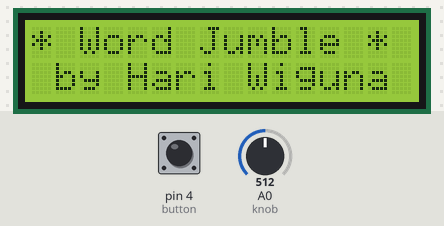
This sketch was run on a simulated Arduino Uno, built with avr-gcc and run on an emulated ATmega328P. Shown: 16×2 character LCD. The inputs (shaded band) are chosen by the test bench; at power-on: pin 4 (button) HIGH, A0 (knob) = 512. Random numbers use the default seed unless the sketch sets one; what the sketch prints to the serial monitor is not drawn.

Above: at 1.1 s.
1.2 s: pin 4 (button) pulled LOW for 0.15 s
At 2.8 s:
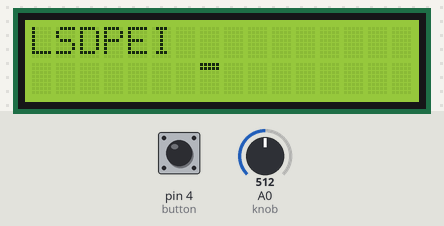
3.2 s: pin 4 (button) pulled LOW for 1 s
At 3.6 s:
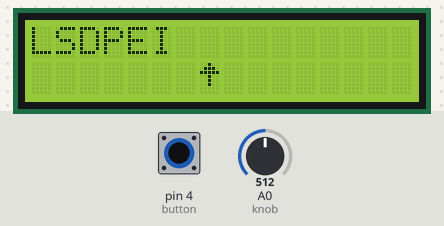
5.7 s: A0 (knob) set to 716
At 6.1 s:
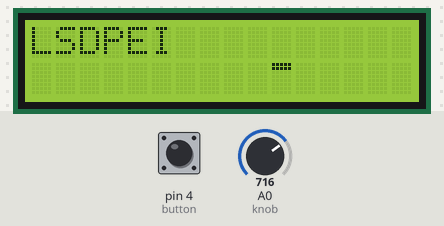
7.2 s: A0 (knob) set to 900
At 7.6 s:
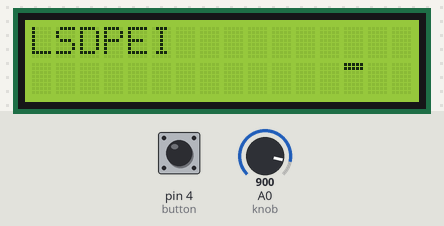
8.7 s: A0 (knob) set to 1023
At 9.1 s:
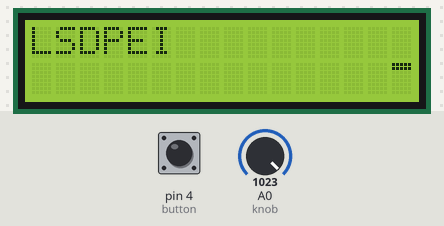
Timing chart, 0 to 11.2 s (numbered marks = the images above; inputs shaded):
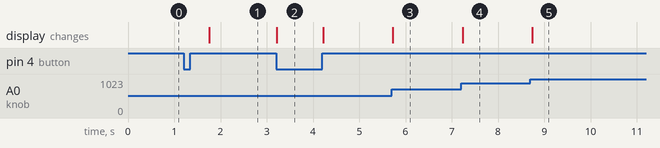

Measured:
- after the input at 1.2 s, the display: changes after 0.55 s (image 1)
- after the input at 3.2 s, the display: changes at once (image 2)
- after the input at 5.7 s, the display: changes at once (image 3)
- after the input at 7.2 s, the display: changes at once (image 4)
- after the input at 8.7 s, the display: changes after 0.05 s (image 5)

The sketch:

_07_Word_Jumble_NoDuplicate.ino
```cpp
//-- JUMBLE VARIABLES --
#include "WordList.h"
const int wordCount = sizeof(wordList) / sizeof(char *);
int currentWordIndex = wordCount - 1;
int wordIndex[wordCount];

String werd;
String jumble;
int lastKnob = -1;
bool lastPressState;

//-- LCD Variables --
#include "Wire.h"
#include "Adafruit_LiquidCrystal.h"
Adafruit_LiquidCrystal lcd(0x20);

// https://www.seetron.com/apps/app_cceditor.html
byte underlineBitmap[] = {0x9F, 0x9F, 0x80, 0x80, 0x80, 0x80, 0x80, 0x80};
byte arrowBitmap[] = {0x84, 0x8E, 0x9F, 0x84, 0x84, 0x84, 0x80, 0x80};
byte underlineChar = 0;
byte upArrowChar = 1;

//--I/O pins --
const byte button = 4; // Digital pin 4
const byte knob = A0;
#define pressedState LOW


void WaitForButtonPress() {
  while (digitalRead(4) != pressedState) { // While button is NOT pressed, just wait 100 miliseconds and check again.
    delay(100);
  }
  delay(500); // ignore switch bounce
}

void SetupWords() {
  //-- Create index so we can shuffle the word list without moving them in PROGMEM --
  for (int i = 0; i < wordCount; i++)
    wordIndex[i] = i;

  //-- Scramble the word list (not the words themselves) --
  randomSeed(analogRead(A1));
  for (int i = 0; i < wordCount; i++) {
    int randomWordIndex = random(wordCount);
    int tmp = wordIndex[i];
    wordIndex[i] = wordIndex[randomWordIndex];
    wordIndex[randomWordIndex] = tmp;
    Serial.println(wordIndex[i]);
  }
}

void SetupJumble() {
  jumble = werd; // Start with the original unscrambled word.
  byte wordLen = jumble.length();
  for (byte i = 0; i < wordLen; i++) {
    // For each character in the word, swap it with another character in the word
    int randomIndex = random(wordLen);
    byte tmp = jumble[i];
    jumble[i] = jumble[randomIndex];
    jumble[randomIndex] = tmp;
  }
  lcd.print(jumble);
}

void SetupLCD() {
  lcd.begin(16, 2); // 16 columns, 2 rows
  lcd.clear();
  lcd.setBacklight(HIGH);
  lcd.print("* Word Jumble * ");
  lcd.setCursor(0, 1);
  lcd.print(" by Hari Wiguna ");

  lcd.createChar(underlineChar, underlineBitmap);
  lcd.createChar(upArrowChar, arrowBitmap);
}

void SetupInputs() {
  pinMode(button, INPUT_PULLUP);
}

void setup() {
  Serial.begin(115200);
  SetupInputs();
  SetupLCD();
  WaitForButtonPress();
  SetupWords();
  NewGame(); // SampleJumbles();
}

void SampleJumbles() {
  while (true) {
    NewGame();
    lcd.clear();
    lcd.setCursor(0, 0);
    lcd.print(jumble);
    delay(200);
  }
}

void SwapLetters(byte index1, byte index2) {
  byte wordLen = werd.length();
  if (index1 >= 0 && index1 < wordLen && index2 >= 0 && index2 < wordLen) {
    byte letter1 = jumble[index1];
    jumble[index1] = jumble[index2];
    jumble[index2] = letter1;
    lcd.setCursor(0, 0);
    lcd.print(jumble);
  }
}

void NewGame() {
  lcd.clear();
  char buffer[20];
  byte len = 0;
  while (len < 4 || len > 6 ) { // Skips words shorter than 5 or longer than 8
    int index = wordIndex[currentWordIndex--];
    strcpy_P(buffer, (char *)pgm_read_word(&(wordList[index])));
    werd = String(buffer);
    werd.toUpperCase();
    len = werd.length();
    if (currentWordIndex < 0) currentWordIndex = wordCount - 1;
  }
  SetupJumble();
  lastKnob = -1;
}

void Win() {
  lcd.setCursor(0, 1);
  lcd.print("** GOOD JOB!! **");
  if (digitalRead(button) == pressedState) NewGame();
  delay(500);
  lcd.setCursor(0, 1);
  lcd.print("                ");
  if (digitalRead(button) == pressedState) NewGame();
  delay(500);
}

void KnobArrow() {
  bool isPressed = digitalRead(button) == pressedState;
  bool pressChanged = isPressed != lastPressState;
  if (!isPressed && jumble == werd) Win();

  int knobValue = map(analogRead(knob), 0, 1023, 0, 15);
  bool knobMoved = knobValue != lastKnob;
  if (knobMoved || pressChanged) {
    if (lastKnob != -1) {
      lcd.setCursor(lastKnob, 1);
      lcd.write(' ');
      if (isPressed) {
        SwapLetters(knobValue, lastKnob);
      }
    }
    lcd.setCursor(knobValue, 1);
    byte cursorChar = isPressed ? upArrowChar : underlineChar;
    lcd.write(cursorChar);
    lastKnob = knobValue;
    lastPressState = isPressed;
  }
  delay(50);
}

void loop() {
  KnobArrow();
}
```

WordList.h
```cpp
//https://www.vocabulary.com/lists/558097#view=list
//https://www.vocabulary.com/lists/194479#view=list
//const char string_1[] PROGMEM = "adversary";
const char string_1[] PROGMEM = "emerge";
const char string_2[] PROGMEM = "aplomb";
const char string_3[] PROGMEM = "apprehensive";
const char string_4[] PROGMEM = "aptitude";
const char string_5[] PROGMEM = "attentive";
const char string_6[] PROGMEM = "banish";
const char string_7[] PROGMEM = "barricade";
const char string_8[] PROGMEM = "bluff";
const char string_9[] PROGMEM = "brackish";
const char string_10[] PROGMEM = "brandish";
const char string_11[] PROGMEM = "circumference";
const char string_12[] PROGMEM = "commotion";
const char string_13[] PROGMEM = "concoction";
const char string_14[] PROGMEM = "conspicuous";
const char string_15[] PROGMEM = "contortion";
const char string_16[] PROGMEM = "counter";
const char string_17[] PROGMEM = "cunning";
const char string_18[] PROGMEM = "debris";
const char string_19[] PROGMEM = "defiance";
const char string_20[] PROGMEM = "deft";
const char string_21[] PROGMEM = "destination";
const char string_22[] PROGMEM = "diminish";
const char string_23[] PROGMEM = "disdain";
const char string_24[] PROGMEM = "dismal";
const char string_25[] PROGMEM = "dispel";
const char string_26[] PROGMEM = "eavesdrop";
const char string_27[] PROGMEM = "egregious";
const char string_28[] PROGMEM = "ember";
const char string_29[] PROGMEM = "emerge";
const char string_30[] PROGMEM = "engross";
const char string_31[] PROGMEM = "exasperation";
const char string_32[] PROGMEM = "exhilarate";
const char string_33[] PROGMEM = "falter";
const char string_34[] PROGMEM = "foresight";
const char string_35[] PROGMEM = "fragrance";
const char string_36[] PROGMEM = "furtive";
const char string_37[] PROGMEM = "grueling";
const char string_38[] PROGMEM = "gusto";
const char string_39[] PROGMEM = "habitation";
const char string_40[] PROGMEM = "hasten";
const char string_41[] PROGMEM = "headway";
const char string_42[] PROGMEM = "ignite";
const char string_43[] PROGMEM = "illuminate";
const char string_44[] PROGMEM = "impending";
const char string_45[] PROGMEM = "imperious";
const char string_46[] PROGMEM = "jabber";
const char string_47[] PROGMEM = "jargon";
const char string_48[] PROGMEM = "jostle";
const char string_49[] PROGMEM = "jut";
const char string_50[] PROGMEM = "kindle";
const char string_51[] PROGMEM = "knoll";
const char string_52[] PROGMEM = "luminous";
const char string_53[] PROGMEM = "malleable";
const char string_54[] PROGMEM = "materialize";
const char string_55[] PROGMEM = "meander";
const char string_56[] PROGMEM = "meticulous";
const char string_57[] PROGMEM = "misgiving";
const char string_58[] PROGMEM = "momentum";
const char string_59[] PROGMEM = "monotonous";
const char string_60[] PROGMEM = "multitude";
const char string_61[] PROGMEM = "muster";
const char string_62[] PROGMEM = "narrate";
const char string_63[] PROGMEM = "obscure";
const char string_64[] PROGMEM = "ominous";
const char string_65[] PROGMEM = "outlandish";
const char string_66[] PROGMEM = "persistent";
const char string_67[] PROGMEM = "pertinent";
const char string_68[] PROGMEM = "plenteous";
const char string_69[] PROGMEM = "potential";
const char string_70[] PROGMEM = "precipice";
const char string_71[] PROGMEM = "pristine";
const char string_72[] PROGMEM = "quell";
const char string_73[] PROGMEM = "recluse";
const char string_74[] PROGMEM = "recuperate";
const char string_75[] PROGMEM = "replenish";
const char string_76[] PROGMEM = "repugnant";
const char string_77[] PROGMEM = "restitution";
const char string_78[] PROGMEM = "sabotage";
const char string_79[] PROGMEM = "scarcity";
const char string_80[] PROGMEM = "scurry";
const char string_81[] PROGMEM = "serenity";
const char string_82[] PROGMEM = "sociable";
const char string_83[] PROGMEM = "somber";
const char string_84[] PROGMEM = "specimen";
const char string_85[] PROGMEM = "stamina";
const char string_86[] PROGMEM = "subside";
const char string_87[] PROGMEM = "swagger";
const char string_88[] PROGMEM = "swarm";
const char string_89[] PROGMEM = "tactic";
const char string_90[] PROGMEM = "terse";
const char string_91[] PROGMEM = "translucent";
const char string_92[] PROGMEM = "uncanny";
const char string_93[] PROGMEM = "unsightly";
const char string_94[] PROGMEM = "versatile";
const char string_95[] PROGMEM = "vigilant";
const char string_96[] PROGMEM = "vulnerable";
const char string_97[] PROGMEM = "waft";
const char string_98[] PROGMEM = "waver";
const char string_99[] PROGMEM = "weather";
const char string_100[] PROGMEM = "zeal";


const char *const wordList[] PROGMEM = {
string_1,
string_2,
string_3,
string_4,
string_5,
string_6,
string_7,
string_8,
string_9,
string_10,
string_11,
string_12,
string_13,
string_14,
string_15,
string_16,
string_17,
string_18,
string_19,
string_20,
string_21,
string_22,
string_23,
string_24,
string_25,
string_26,
string_27,
string_28,
string_29,
string_30,
string_31,
string_32,
string_33,
string_34,
string_35,
string_36,
string_37,
string_38,
string_39,
string_40,
string_41,
string_42,
string_43,
string_44,
string_45,
string_46,
string_47,
string_48,
string_49,
string_50,
string_51,
string_52,
string_53,
string_54,
string_55,
string_56,
string_57,
string_58,
string_59,
string_60,
string_61,
string_62,
string_63,
string_64,
string_65,
string_66,
string_67,
string_68,
string_69,
string_70,
string_71,
string_72,
string_73,
string_74,
string_75,
string_76,
string_77,
string_78,
string_79,
string_80,
string_81,
string_82,
string_83,
string_84,
string_85,
string_86,
string_87,
string_88,
string_89,
string_90,
string_91,
string_92,
string_93,
string_94,
string_95,
string_96,
string_97,
string_98,
string_99,
string_100,


};
```
